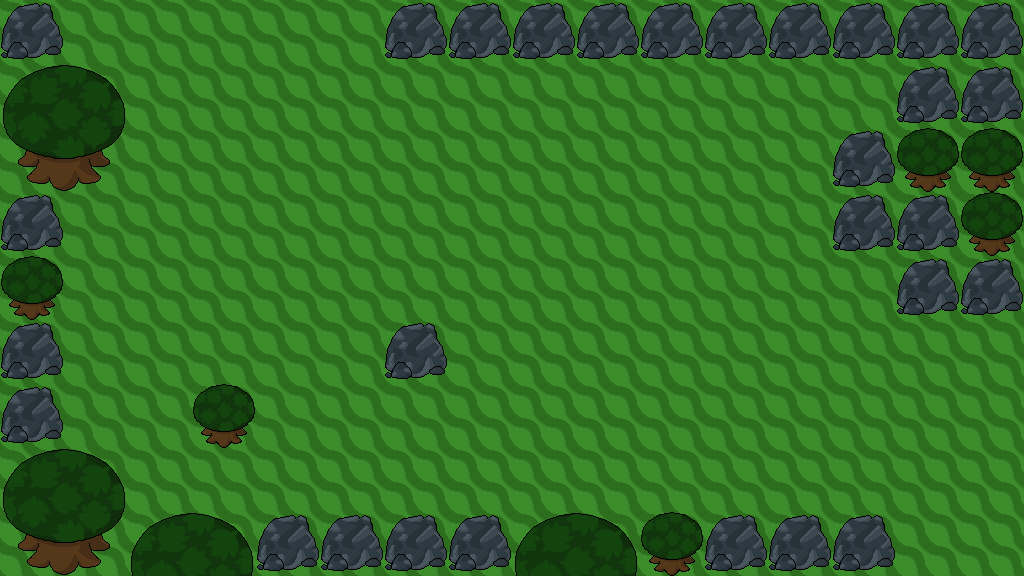

Rendered tile map (Tiled .tmx) drawn with the repository's tilesets; below, a short description and the full map source, tile grids included:
An orthogonal 16x9 tile map with 64x64 px tiles, 1 tile layer (Tile Layer 1).

<map version="1.0" orientation="orthogonal" width="16" height="9" tilewidth="64" tileheight="64">
 <tileset firstgid="1" name="backgroundTiles" tilewidth="64" tileheight="64">
  <image source="../backgroundTiles.png" width="12480" height="64" />
 </tileset>
 <layer name="Tile Layer 1" width="16" height="9">
  <data encoding="csv">
106,4,4,4,4,4,106,106,106,106,106,106,106,106,106,106,
108,109,4,4,4,4,4,4,4,4,4,4,4,4,106,106,
110,111,4,4,4,4,4,4,4,4,4,4,4,106,105,105,
106,4,4,4,4,4,4,4,4,4,4,4,4,106,106,105,
105,4,4,4,4,4,4,4,4,4,4,4,4,4,106,106,
106,4,4,4,4,4,106,4,4,4,26,26,26,26,26,26,
106,4,4,105,4,4,4,4,4,4,26,26,26,26,26,26,
108,109,4,4,4,4,4,4,4,4,26,26,26,26,26,26,
110,111,108,109,106,106,106,106,108,109,105,106,106,106,26,26
</data>
 </layer>
</map>
